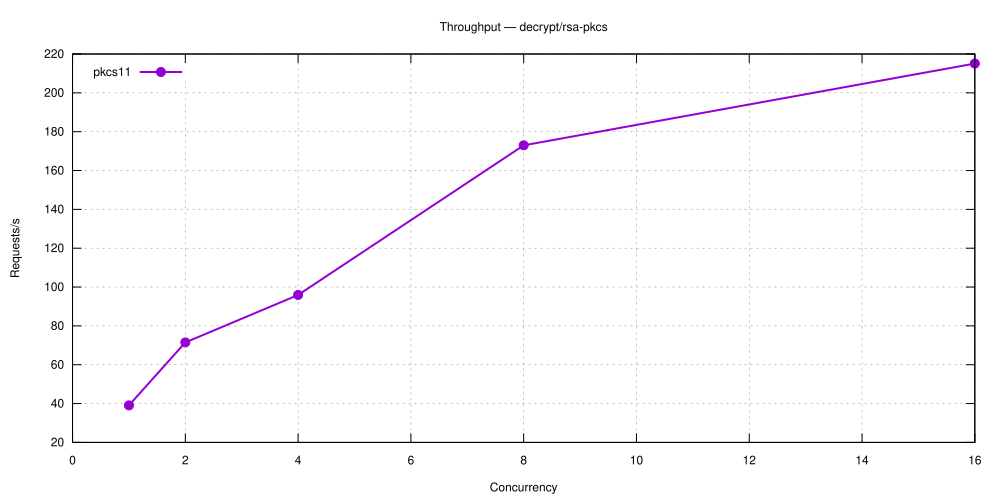

Source code (gnuplot):
set terminal svg size 1000,500 enhanced font 'Helvetica,12'
set output 'decrypt_rsa-pkcs.svg'
set title 'Throughput — decrypt/rsa-pkcs'
set grid
set xlabel 'Concurrency'
set ylabel 'Requests/s'
set key top left
plot 'decrypt_rsa-pkcs-5.27.1-pkcs11.dat' using 1:2 with linespoints lw 2 pt 7 title 'pkcs11'
